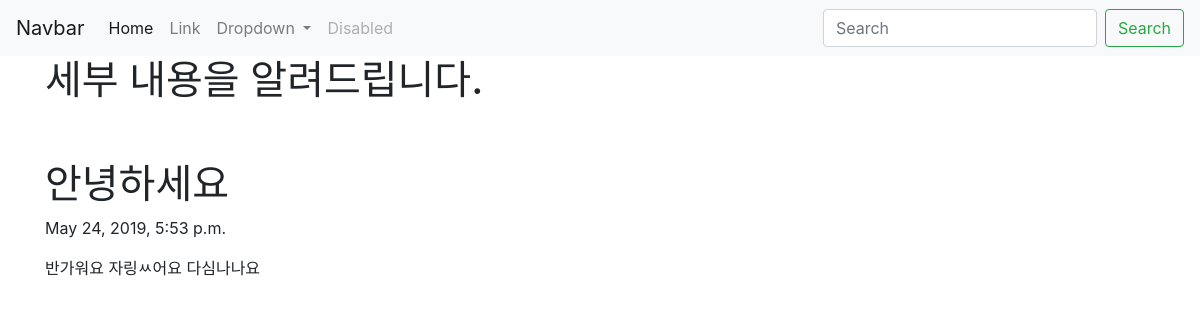
Page /blog/12 on the committed database.
### blog/models.py (models this page shows, shortened)
class Blog(models.Model):
    title = models.CharField(max_length = 200)
    pub_date = models.DateTimeField('date published')
    body = models.TextField()

### blog/views.py (the view)
# urls.py: path('blog/<int:blog_id>', blog.views.details, name="details"),
def details(request, blog_id):
    details = get_object_or_404(Blog, pk=blog_id)
    return render(request, 'details.html', {'detail': details})

### blog/templates/details.html (shortened to what this page needs)
<head>
    <link rel="stylesheet" href="https://stackpath.bootstrapcdn.com/bootstrap/4.3.1/css/bootstrap.min.css">
</head>
<body>
    <nav class="navbar navbar-expand-lg navbar-light bg-light">
        <a class="navbar-brand" href="{% url 'home' %}">Navbar</a>
        <div class="collapse navbar-collapse" id="navbarSupportedContent">
          <ul class="navbar-nav mr-auto">
            <li class="nav-item active">
              <a class="nav-link" href="#">Home <span class="sr-only">(current)</span></a>
            </li>
            <li class="nav-item">
              <a class="nav-link" href="#">Link</a>
            </li>
            <li class="nav-item dropdown">
              <a class="nav-link dropdown-toggle" href="#" id="navbarDropdown" role="button" data-toggle="dropdown" aria-haspopup="true" aria-expanded="false">
                Dropdown
              </a>
            </li>
            <li class="nav-item">
              <a class="nav-link disabled" href="#" tabindex="-1" aria-disabled="true">Disabled</a>
            </li>
          </ul>
          <form class="form-inline my-2 my-lg-0">
            <input class="form-control mr-sm-2" type="search" placeholder="Search" aria-label="Search">
            <button class="btn btn-outline-success my-2 my-sm-0" type="submit">Search</button>
          </form>
        </div>
      </nav>
<div class="container">
<h1>세부 내용을 알려드립니다.</h1>
<br><br>
<h1>{{detail.title}}</h1>
<p>{{detail.pub_date}}</p>
<p>{{detail.body}}</p>
</div>
</body>

### rows in the picture
Blog: title "안녕하세요", pub_date "May 24, 2019, 5:53 p.m.", body "반가워요 자링ㅆ어요 다심나나요"
